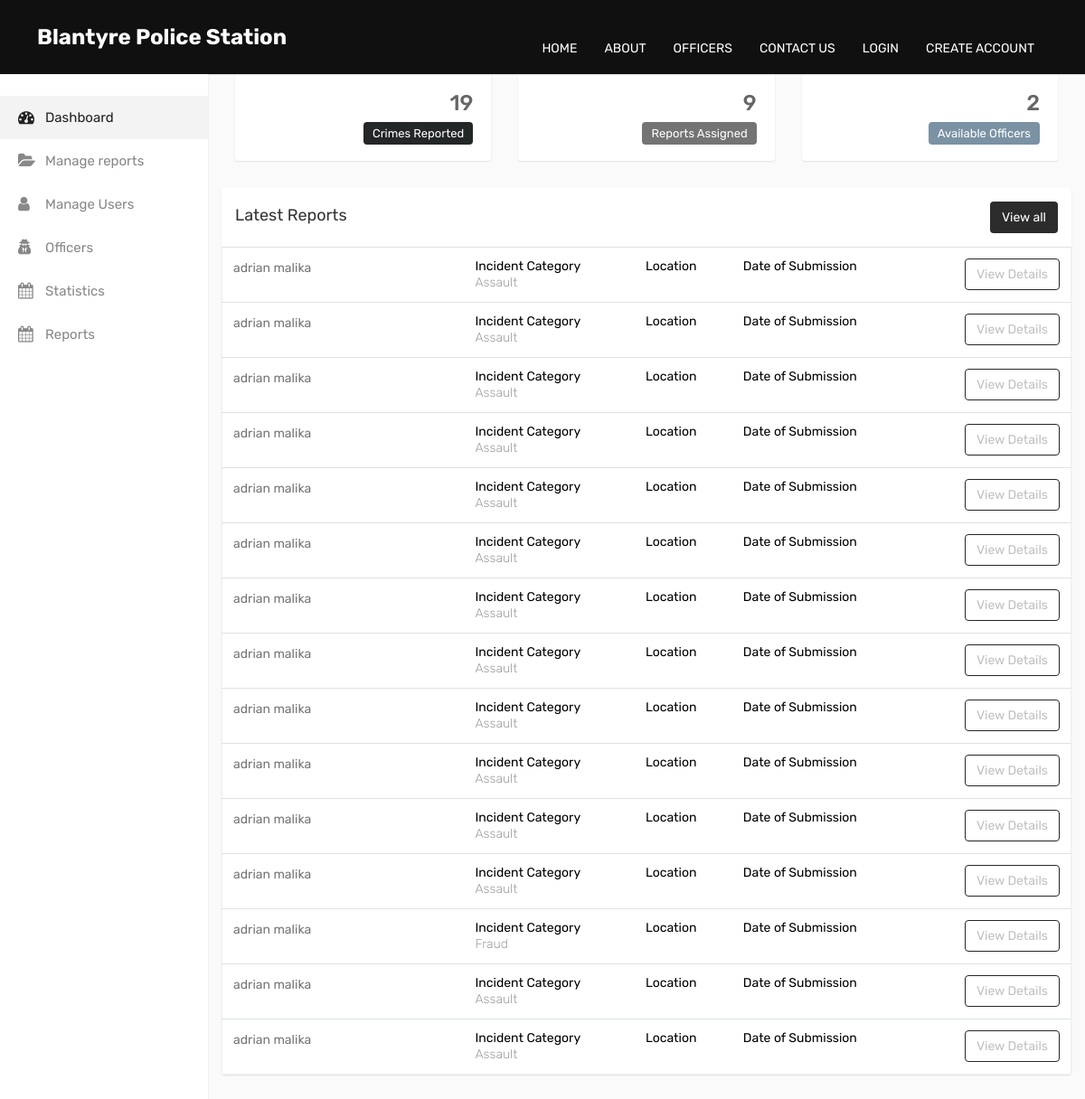
/Admin_Side.php, run on an earlier commit of the app's database.
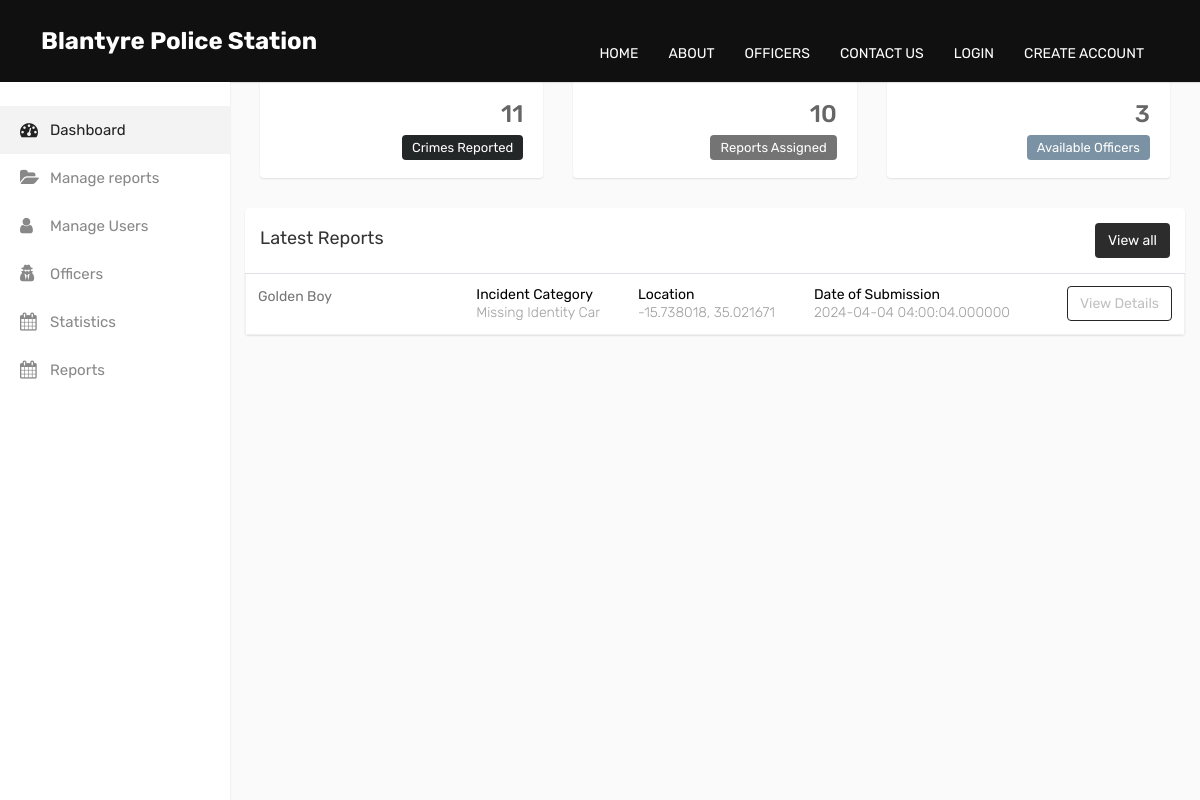
And on a later commit of the database.
### tables this page shows
CREATE TABLE IF NOT EXISTS `crimereports` (
  `ID` int NOT NULL AUTO_INCREMENT,
  `UserID` int NOT NULL,
  `First_Name` varchar(70) NOT NULL,
  `Last_Name` varchar(70) NOT NULL,
  `Incident_Category` varchar(20) NOT NULL,
  `SubmittedDate` timestamp(6) NOT NULL,
  `WitnessedDate` date NOT NULL,
  `Description` varchar(100) NOT NULL,
  `People_Involved` int NOT NULL,
  `If_Affected` int NOT NULL,
  `Multimedia` varchar(255) NOT NULL,
  `Location` varchar(200) NOT NULL,
  PRIMARY KEY (`ID`)
);

### Admin_Side.php (the view, shortened to what the changed rows need)
<!DOCTYPE html>
<html lang="en">
<head>
    <link href="css/bootstrap.css" rel="stylesheet" />
    <link href="css/style.css" rel="stylesheet" />
    <link rel="stylesheet" type="text/css" href="css/bootstrap2.min.css">
    <link rel="stylesheet" type="text/css" href="css/style2.css">
</head>
<body>
    <div class="main-wrapper">
        <div class="page-wrapper">
            <div class="content">
                <div class="row">
                <div class="col-md-6 col-lg-6 col-xl-4">
                    <div class="dash-widget">
                        <div class="dash-widget-info text-right">
                        <?php
                            require_once 'DatabaseConn.php';
                            $query_total_crimes = "SELECT COUNT(*) AS total_crimes FROM crimereports";
                            $stmt_total_crimes = $conn->prepare($query_total_crimes);
                            $stmt_total_crimes->execute();
                            $result_total_crimes = $stmt_total_crimes->get_result();
                            if ($result_total_crimes->num_rows > 0) {
                                $total_crimes = $result_total_crimes->fetch_assoc()['total_crimes'];
                                echo '<h3>' . $total_crimes . '</h3>';
                            } else {
                                echo '<h3>0</h3>';
                            }
                        ?>
                            <span class="widget-title1">Crimes Reported</span>
                        </div>
                    </div>
                </div>
                    <div class="col-md-6 col-lg-6 col-xl-4">
                        <div class="dash-widget">
                            <div class="dash-widget-info text-right">
                            <?php
                                require_once 'DatabaseConn.php';
                                $query_total_crimes = "SELECT COUNT(*) AS assigned_reports FROM assignments";
                                $stmt_total_officers = $conn->prepare($query_total_crimes);
                                $stmt_total_officers->execute();
                                $result_total_officers = $stmt_total_officers->get_result();
                                if ($result_total_officers->num_rows > 0) {
                                    $total_officers = $result_total_officers->fetch_assoc()['assigned_reports'];
                                    echo '<h3>' . $total_officers . '</h3>';
                                } else {
                                    echo '<h3>0</h3>';
                                }
                            ?>
                                <span class="widget-title2">Reports Assigned</span>
                            </div>
                        </div>
                    </div>
                    <div class="col-md-6 col-lg-6 col-xl-4">
                        <div class="dash-widget">
                            <div class="dash-widget-info text-right">
                                <?php
                                    require_once 'DatabaseConn.php';
                                    $query_total_crimes = "SELECT COUNT(*) AS total_officers FROM admindetails WHERE Role='officer'";
                                    $stmt_total_officers = $conn->prepare($query_total_crimes);
                                    $stmt_total_officers->execute();
                                    $result_total_officers = $stmt_total_officers->get_result();
                                    if ($result_total_officers->num_rows > 0) {
                                        $total_officers = $result_total_officers->fetch_assoc()['total_officers'];
                                        echo '<h3>' . $total_officers . '</h3>';
                                    } else {
                                        echo '<h3>0</h3>';
                                    }
                                ?>
                                <span class="widget-title3">Available Officers</span>
                            </div>
                        </div>
                    </div>
                </div>
				<div class="row">
					<div class="main-card-thing">
						<div class="card">
							<div class="card-body p-0">
								<div class="table-responsive">
									<table class="table mb-0">
										<tbody>
                                        <?php
                        require_once 'DatabaseConn.php';
                        $query = "SELECT *
                        FROM crimereports
                        WHERE ID
                        NOT IN (SELECT ReportID FROM assignments)
                        ORDER BY ID desc";
                    $stmt = $conn->prepare($query);
                    $stmt->execute();
                    $result = $stmt->get_result();
                    if ($result->num_rows > 0) {
                        $incident_reports = $result->fetch_all(MYSQLI_ASSOC);
                        foreach ($incident_reports as $incident_report) {
                            echo '<tr>';
                            echo '<td style="min-width: 200px;">';
                            echo '<h2><a href="Manage_Users.php">' . $incident_report['First_Name'] . ' ' . $incident_report['Last_Name'] .'</a></h2>';
                            echo '</td>';
                            echo '<td>';
                            echo '<h5 class="time-title p-0">Incident Category</h5>';
                            echo '<p>' . $incident_report['Incident_Category'] . '</p>';
                            echo '</td>';
                            echo '<td>';
                            echo '<h5 class="time-title p-0">Location</h5>';
                            echo '<p>' . $incident_report['Location'] . '</p>';
                            echo '</td>';
                            echo '<td>';
                            echo '<h5 class="time-title p-0">Date of Submission</h5>';
                            echo '<p>' . $incident_report['SubmittedDate'] . '</p>';
                            echo '</td>';
                            echo '<td class="text-right">';
                            echo '<a href="report_details.php?report_id=' . $incident_report['ID'] . '" class="btn btn-outline-primary take-btn">View Details</a>';
                            echo '</td>';
                            echo '</tr>';
                        }
                    } else {
                        echo '<p class="no_review">No Reports available at the moment.</p>';
                    }
                    ?>
										</tbody>
									</table>
								</div>
							</div>
						</div>
					</div>
				</div>
            </div>
        </div>
    </div>
</body>
</html>

What changed in the data, as far as the page shows it:
removed crimereports: First_Name "adrian", Last_Name "malika", Incident_Category "Assault"
removed crimereports: First_Name "adrian", Last_Name "malika", Incident_Category "Assault"
removed crimereports: First_Name "adrian", Last_Name "malika", Incident_Category "Assault"
removed crimereports: First_Name "adrian", Last_Name "malika", Incident_Category "Assault"
removed crimereports: First_Name "adrian", Last_Name "malika", Incident_Category "Assault"
removed crimereports: First_Name "adrian", Last_Name "malika", Incident_Category "Assault"
removed crimereports: First_Name "adrian", Last_Name "malika", Incident_Category "Assault"
removed crimereports: First_Name "adrian", Last_Name "malika", Incident_Category "Assault"
removed crimereports: First_Name "adrian", Last_Name "malika", Incident_Category "Assault"
removed crimereports: First_Name "adrian", Last_Name "malika", Incident_Category "Assault"
removed crimereports: First_Name "adrian", Last_Name "malika", Incident_Category "Assault"
removed crimereports: First_Name "adrian", Last_Name "malika", Incident_Category "Assault"
removed crimereports: First_Name "adrian", Last_Name "malika", Incident_Category "Fraud"
removed crimereports: First_Name "adrian", Last_Name "malika", Incident_Category "Assault"
removed crimereports: First_Name "adrian", Last_Name "malika", Incident_Category "Assault"
added crimereports: First_Name "Golden", Last_Name "Boy", Incident_Category "Missing Identity Car", Location "-15.738018, 35.021671", SubmittedDate "2024-04-04 04:00:04.000000"
Also different on the page:
$total_crimes: "19" → "11"
$total_officers: "9" → "10"
$total_officers: "2" → "3"
